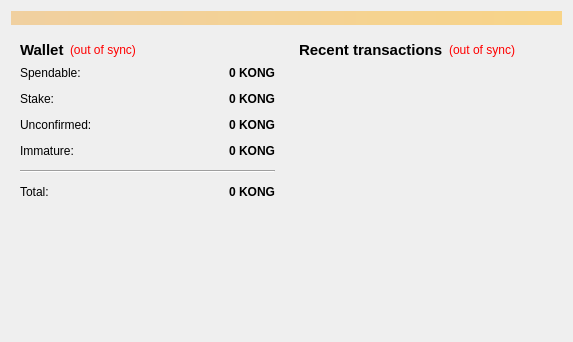
<?xml version="1.0" encoding="UTF-8"?>
<ui version="4.0">
 <class>OverviewPage</class>
 <widget class="QWidget" name="OverviewPage">
  <property name="geometry">
   <rect>
    <x>0</x>
    <y>0</y>
    <width>573</width>
    <height>342</height>
   </rect>
  </property>
  <property name="windowTitle">
   <string>Form</string>
  </property>
  <layout class="QVBoxLayout" name="topLayout">
   <item>
    <widget class="QLabel" name="labelAlerts">
     <property name="visible">
      <bool>false</bool>
     </property>
     <property name="styleSheet">
      <string notr="true">background-color: qlineargradient(x1: 0, y1: 0, x2: 1, y2: 0, stop:0 #F0D0A0, stop:1 #F8D488);  color:#000000
</string>
     </property>
     <property name="wordWrap">
      <bool>true</bool>
     </property>
     <property name="margin">
      <number>3</number>
     </property>
    </widget>
   </item>
   <item>
    <layout class="QHBoxLayout" name="horizontalLayout" stretch="1,1">
     <item>
      <layout class="QVBoxLayout" name="verticalLayout_2">
       <item>
        <widget class="QWidget" name="widget" native="true">
         <layout class="QVBoxLayout" name="verticalLayout_4">
          <item>
           <layout class="QHBoxLayout" name="horizontalLayout_4">
            <item>
             <widget class="QLabel" name="label_5">
              <property name="font">
               <font>
                <pointsize>11</pointsize>
                <weight>75</weight>
                <bold>true</bold>
               </font>
              </property>
              <property name="text">
               <string>Wallet</string>
              </property>
             </widget>
            </item>
            <item>
             <widget class="QLabel" name="labelWalletStatus">
              <property name="toolTip">
               <string>The displayed information may be out of date. Your wallet automatically synchronizes with the Monkey network after a connection is established, but this process has not completed yet.</string>
              </property>
              <property name="styleSheet">
               <string notr="true">QLabel { color: red; }</string>
              </property>
              <property name="text">
               <string notr="true">(out of sync)</string>
              </property>
              <property name="alignment">
               <set>Qt::AlignLeading|Qt::AlignLeft|Qt::AlignVCenter</set>
              </property>
             </widget>
            </item>
            <item>
             <spacer name="horizontalSpacer_2">
              <property name="orientation">
               <enum>Qt::Horizontal</enum>
              </property>
              <property name="sizeHint" stdset="0">
               <size>
                <width>40</width>
                <height>20</height>
               </size>
              </property>
             </spacer>
            </item>
           </layout>
          </item>
          <item>
           <layout class="QFormLayout" name="formLayout_2">
            <property name="fieldGrowthPolicy">
             <enum>QFormLayout::AllNonFixedFieldsGrow</enum>
            </property>
            <property name="horizontalSpacing">
             <number>12</number>
            </property>
            <property name="verticalSpacing">
             <number>12</number>
            </property>
            <item row="0" column="0">
             <widget class="QLabel" name="label">
              <property name="text">
               <string>Spendable:</string>
              </property>
             </widget>
            </item>
            <item row="0" column="1">
             <widget class="QLabel" name="labelBalance">
              <property name="font">
               <font>
                <weight>75</weight>
                <bold>true</bold>
               </font>
              </property>
              <property name="cursor">
               <cursorShape>IBeamCursor</cursorShape>
              </property>
              <property name="toolTip">
               <string>Your current spendable balance</string>
              </property>
              <property name="text">
               <string notr="true">0 KONG</string>
              </property>
              <property name="alignment">
               <set>Qt::AlignRight|Qt::AlignTrailing|Qt::AlignVCenter</set>
              </property>
              <property name="textInteractionFlags">
               <set>Qt::LinksAccessibleByMouse|Qt::TextSelectableByKeyboard|Qt::TextSelectableByMouse</set>
              </property>
             </widget>
            </item>
            <item row="1" column="0">
             <widget class="QLabel" name="label_6">
              <property name="text">
               <string>Stake:</string>
              </property>
             </widget>
            </item>
            <item row="1" column="1">
             <widget class="QLabel" name="labelStake">
              <property name="font">
               <font>
                <weight>75</weight>
                <bold>true</bold>
               </font>
              </property>
              <property name="cursor">
               <cursorShape>IBeamCursor</cursorShape>
              </property>
              <property name="toolTip">
               <string>Total of coins that was staked, and do not yet count toward the current balance</string>
              </property>
              <property name="text">
               <string notr="true">0 KONG</string>
              </property>
              <property name="alignment">
               <set>Qt::AlignRight|Qt::AlignTrailing|Qt::AlignVCenter</set>
              </property>
              <property name="textInteractionFlags">
               <set>Qt::LinksAccessibleByMouse|Qt::TextSelectableByKeyboard|Qt::TextSelectableByMouse</set>
              </property>
             </widget>
            </item>
            <item row="2" column="0">
             <widget class="QLabel" name="label_3">
              <property name="text">
               <string>Unconfirmed:</string>
              </property>
             </widget>
            </item>
            <item row="2" column="1">
             <widget class="QLabel" name="labelUnconfirmed">
              <property name="font">
               <font>
                <weight>75</weight>
                <bold>true</bold>
               </font>
              </property>
              <property name="cursor">
               <cursorShape>IBeamCursor</cursorShape>
              </property>
              <property name="toolTip">
               <string>Total of transactions that have yet to be confirmed, and do not yet count toward the current balance</string>
              </property>
              <property name="text">
               <string notr="true">0 KONG</string>
              </property>
              <property name="alignment">
               <set>Qt::AlignRight|Qt::AlignTrailing|Qt::AlignVCenter</set>
              </property>
              <property name="textInteractionFlags">
               <set>Qt::LinksAccessibleByMouse|Qt::TextSelectableByKeyboard|Qt::TextSelectableByMouse</set>
              </property>
             </widget>
            </item>
            <item row="3" column="0">
             <widget class="QLabel" name="labelImmatureText">
              <property name="text">
               <string>Immature:</string>
              </property>
             </widget>
            </item>
            <item row="3" column="1">
             <widget class="QLabel" name="labelImmature">
              <property name="font">
               <font>
                <weight>75</weight>
                <bold>true</bold>
               </font>
              </property>
              <property name="toolTip">
               <string>Mined balance that has not yet matured</string>
              </property>
              <property name="text">
               <string notr="true">0 KONG</string>
              </property>
              <property name="alignment">
               <set>Qt::AlignRight|Qt::AlignTrailing|Qt::AlignVCenter</set>
              </property>
              <property name="textInteractionFlags">
               <set>Qt::LinksAccessibleByMouse|Qt::TextSelectableByKeyboard|Qt::TextSelectableByMouse</set>
              </property>
             </widget>
            </item>
            <item row="4" column="0" colspan="2">
             <widget class="Line" name="line">
              <property name="orientation">
               <enum>Qt::Horizontal</enum>
              </property>
             </widget>
            </item>
            <item row="5" column="0">
             <widget class="QLabel" name="labelTotalText">
              <property name="text">
               <string>Total:</string>
              </property>
             </widget>
            </item>
            <item row="5" column="1">
             <widget class="QLabel" name="labelTotal">
              <property name="font">
               <font>
                <weight>75</weight>
                <bold>true</bold>
               </font>
              </property>
              <property name="cursor">
               <cursorShape>IBeamCursor</cursorShape>
              </property>
              <property name="toolTip">
               <string>Your current total balance</string>
              </property>
              <property name="text">
               <string notr="true">0 KONG</string>
              </property>
              <property name="alignment">
               <set>Qt::AlignRight|Qt::AlignTrailing|Qt::AlignVCenter</set>
              </property>
              <property name="textInteractionFlags">
               <set>Qt::LinksAccessibleByMouse|Qt::TextSelectableByKeyboard|Qt::TextSelectableByMouse</set>
              </property>
             </widget>
            </item>
           </layout>
          </item>
         </layout>
        </widget>
       </item>
       <item>
        <spacer name="verticalSpacer">
         <property name="orientation">
          <enum>Qt::Vertical</enum>
         </property>
         <property name="sizeHint" stdset="0">
          <size>
           <width>20</width>
           <height>40</height>
          </size>
         </property>
        </spacer>
       </item>
      </layout>
     </item>
     <item>
      <layout class="QVBoxLayout" name="verticalLayout_3">
       <item>
        <widget class="QWidget" name="widget_2" native="true">
         <layout class="QVBoxLayout" name="verticalLayout">
          <item>
           <layout class="QHBoxLayout" name="horizontalLayout_2">
            <item>
             <widget class="QLabel" name="label_4">
              <property name="font">
               <font>
                <pointsize>11</pointsize>
                <weight>75</weight>
                <bold>true</bold>
               </font>
              </property>
              <property name="text">
               <string>&lt;b&gt;Recent transactions&lt;/b&gt;</string>
              </property>
             </widget>
            </item>
            <item>
             <widget class="QLabel" name="labelTransactionsStatus">
              <property name="toolTip">
               <string>The displayed information may be out of date. Your wallet automatically synchronizes with the Monkey network after a connection is established, but this process has not completed yet.</string>
              </property>
              <property name="styleSheet">
               <string notr="true">QLabel { color: red; }</string>
              </property>
              <property name="text">
               <string notr="true">(out of sync)</string>
              </property>
              <property name="alignment">
               <set>Qt::AlignRight|Qt::AlignTrailing|Qt::AlignVCenter</set>
              </property>
             </widget>
            </item>
            <item>
             <spacer name="horizontalSpacer">
              <property name="orientation">
               <enum>Qt::Horizontal</enum>
              </property>
              <property name="sizeHint" stdset="0">
               <size>
                <width>40</width>
                <height>20</height>
               </size>
              </property>
             </spacer>
            </item>
           </layout>
          </item>
          <item>
           <widget class="QListView" name="listTransactions">
            <property name="styleSheet">
             <string notr="true">QListView { background: transparent; }</string>
            </property>
            <property name="frameShape">
             <enum>QFrame::NoFrame</enum>
            </property>
            <property name="verticalScrollBarPolicy">
             <enum>Qt::ScrollBarAlwaysOff</enum>
            </property>
            <property name="horizontalScrollBarPolicy">
             <enum>Qt::ScrollBarAlwaysOff</enum>
            </property>
            <property name="selectionMode">
             <enum>QAbstractItemView::NoSelection</enum>
            </property>
           </widget>
          </item>
         </layout>
        </widget>
       </item>
      </layout>
     </item>
    </layout>
   </item>
  </layout>
 </widget>
 <resources/>
 <connections/>
</ui>
